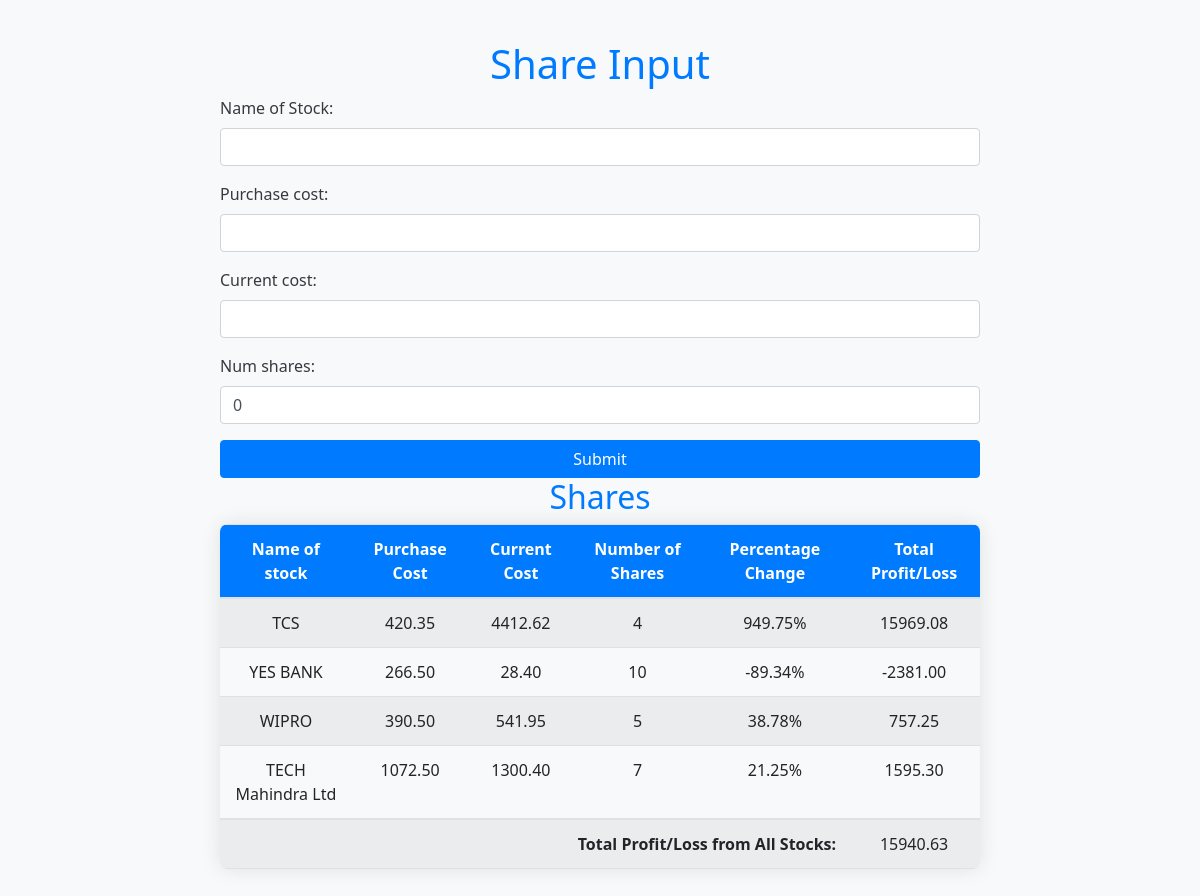
The page / on the database its author committed.
### stocks/models.py (models this page shows)
class Share(models.Model):
    name = models.CharField(max_length=100)
    purchase_cost = models.DecimalField(max_digits=10, decimal_places=2)
    current_cost = models.DecimalField(max_digits=10, decimal_places=2)
    num_shares = models.IntegerField(default=0)
    class Meta:
        app_label = 'stocks'

### stocks/views.py (the view)
# urls.py: path('', views.share_input, name='share_input'),
def share_input(request):
    if request.method == 'POST':
        form = ShareForm(request.POST)
        if form.is_valid():
            share = form.save(commit=False)
            share.save()
            return redirect('share_input')
    else:
        form = ShareForm()
    shares = Share.objects.all()
    total_profit_loss = 0
    for share in shares:
        share.percentage_change = calculate_percentage_change(share.purchase_cost, share.current_cost)
        share.total_profit_loss = calculate_total_profit_loss(share.purchase_cost, share.current_cost, share.num_shares)
        total_profit_loss += share.total_profit_loss
    return render(request, 'stocks/share_input.html', {'form': form, 'shares': shares, 'total_profit_loss': total_profit_loss})

### stocks/forms.py
class ShareForm(forms.ModelForm):
    class Meta:
        model = Share
        fields = ['name', 'purchase_cost', 'current_cost', 'num_shares']
        labels = {
            'name': 'Name of Stock',
        }
        widgets = {
            'name': forms.TextInput(attrs={'class': 'form-control'}),
            'purchase_cost': forms.NumberInput(attrs={'class': 'form-control'}),
            'current_cost': forms.NumberInput(attrs={'class': 'form-control'}),
            'num_shares': forms.NumberInput(attrs={'class': 'form-control'}),
        }
    def __init__(self, *args, **kwargs):
        super().__init__(*args, **kwargs)
        for field in self.fields.values():
            field.required = True

### stocks/views.py (called while the page is built)
def calculate_percentage_change(purchase_cost, current_cost):
    return ((current_cost - purchase_cost) / purchase_cost) * 100

def calculate_total_profit_loss(purchase_cost, current_cost, num_shares):
    return (current_cost - purchase_cost) * num_shares

### stocks/templates/stocks/share_input.html (shortened to what this page needs)
<!DOCTYPE html>
<html lang="en">
<head>
    <link rel="stylesheet" href="https://stackpath.bootstrapcdn.com/bootstrap/4.5.2/css/bootstrap.min.css">
</head>
<body>
    <div class="container">
        <h1>Share Input</h1>
        <form method="post">
            {{ form.as_p }}
            <button type="submit" class="btn btn-primary btn-block">Submit</button>
        </form>
        <h2>Shares</h2>
        <table class="table table-striped">
            <thead>
                <tr>
                    <th>Name of stock</th>
                    <th>Purchase Cost</th>
                    <th>Current Cost</th>
                    <th>Number of Shares</th>
                    <th>Percentage Change</th>
                    <th>Total Profit/Loss</th>
                </tr>
            </thead>
            <tbody>
                {% for share in shares %}
                <tr>
                    <td>{{ share.name }}</td>
                    <td>{{ share.purchase_cost }}</td>
                    <td>{{ share.current_cost }}</td>
                    <td>{{ share.num_shares }}</td>
                    <td>{{ share.percentage_change|floatformat:"2" }}%</td>
                    <td>{{ share.total_profit_loss }}</td>
                </tr>
                {% endfor %}
            </tbody>
            <tr>
                <td colspan="5" class="text-right"><strong>Total Profit/Loss from All Stocks:</strong></td>
                <td>{{ total_profit_loss }}</td>
            </tr>
        </table>
    </div>
</body>
</html>

### stocks/templates/stocks/share_input.html (style rules this page uses)
body { background-color: #f8f9fa; color: #343a40; font-family: 'Segoe UI', Tahoma, Geneva, Verdana, sans-serif; }
.container { max-width: 800px; margin: 0 auto; padding: 40px 20px; }
h1, h2 { text-align: center; color: #007bff; }
table { width: 100%; margin-bottom: 30px; border-collapse: collapse; border-radius: 8px; overflow: hidden; box-shadow: 0 0 20px rgba(0, 0, 0, 0.1); }
th, td { padding: 12px; text-align: center; border-bottom: 1px solid #dee2e6; }
th { background-color: #007bff; color: #fff; font-weight: bold; }
.btn-primary { background-color: #007bff; border-color: #007bff; }

### rows shown on the page
Share: name "TCS", purchase_cost "420.35", current_cost "4412.62", num_shares "4", percentage_change "949.75", total_profit_loss "15969.08"
Share: name "YES BANK", purchase_cost "266.50", current_cost "28.40", num_shares "10", percentage_change "-89.34", total_profit_loss "-2381.00"
Share: name "WIPRO", purchase_cost "390.50", current_cost "541.95", num_shares "5", percentage_change "38.78", total_profit_loss "757.25"
Share: name "TECH Mahindra Ltd", purchase_cost "1072.50", current_cost "1300.40", num_shares "7", percentage_change "21.25", total_profit_loss "1595.30"

### other values the page prints
{{ total_profit_loss }} "15940.63"
